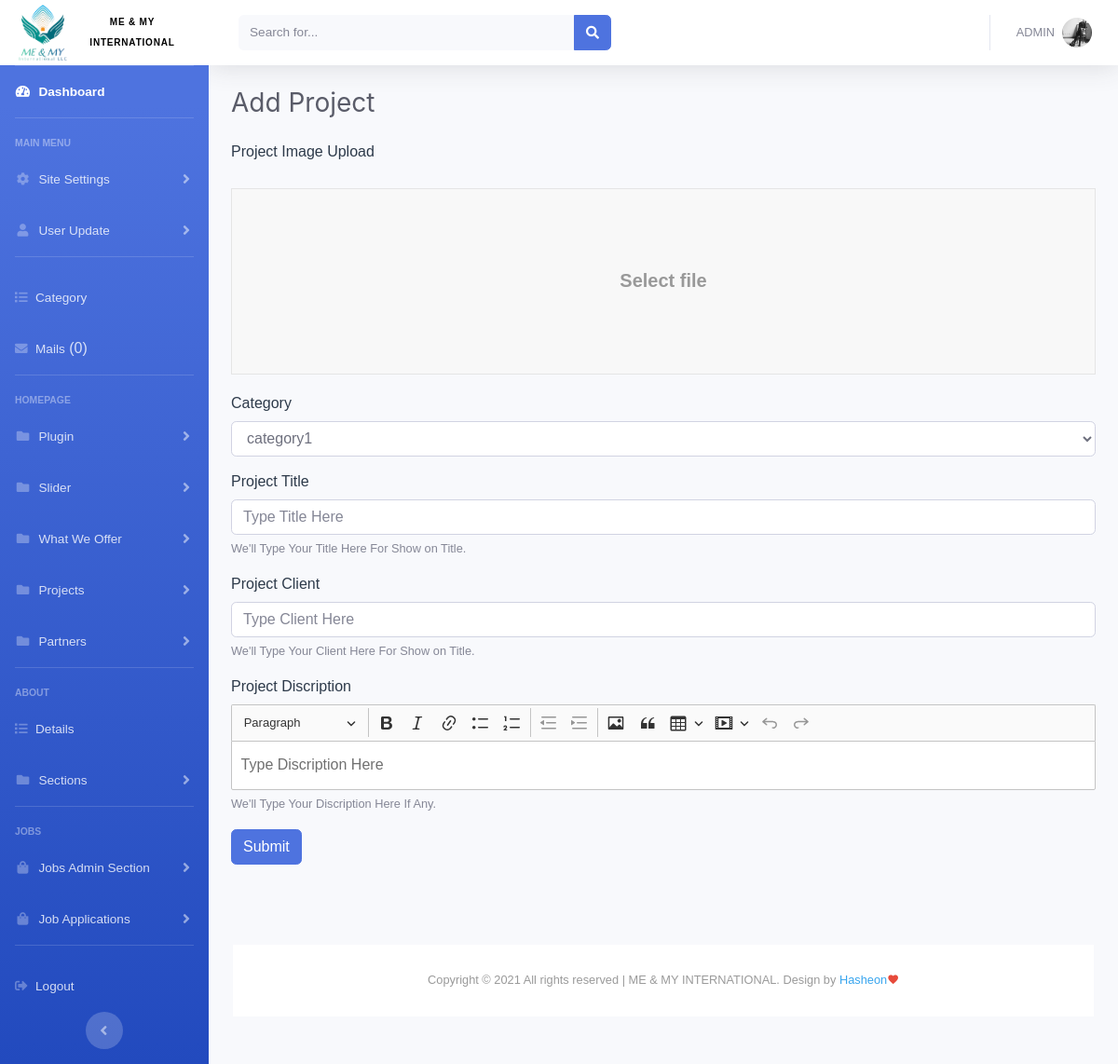
The page /127/addProject.php (signed in) on the database its author committed.
### tables this page shows
CREATE TABLE `site_setting` (
  `site_setting_name` varchar(255) NOT NULL,
  `site_setting_title` varchar(255) NOT NULL,
  `site_setting_slogan` varchar(255) NOT NULL,
  `site_setting_adress` varchar(255) NOT NULL,
  `site_setting_phone` varchar(255) NOT NULL,
  `site_setting_email` varchar(255) NOT NULL,
  `site_setting_description` text NOT NULL,
  `site_setting_business_hour` text NOT NULL,
  `site_setting_logo` varchar(255) NOT NULL,
  `site_setting_icon` varchar(255) NOT NULL,
  `site_setting_last_update_date` varchar(255) NOT NULL,
  `site_setting_last_update_time` varchar(255) NOT NULL
);

### 127/addProject.php (the view, shortened to what this page needs)
<?php include("header.inc.php"); ?>
                <div class="container-fluid">
                    <h1 class="h3 mb-4 text-gray-800">Add Project</h1>
                    <form accept-charset="utf-8" method="post" enctype="multipart/form-data" action="listProject.php">
                        <div class="form-group">
                            <label>Project Image Upload</label>
                            <div class="uk-margin" uk-margin>
                                <div uk-form-custom="target: true">
                                    <input class="uk-input uk-form-width-large" type="text" placeholder="Select file" disabled>
                                </div>
                            </div>
                        </div>
                        <div class="form-group">
                            <label for="exampleFormControlSelect1">Category</label>
                            <select class="form-control" name="project_category" id="exampleFormControlSelect1">
                            <?php
    $site_setting_query = $db->query("SELECT * FROM category") or die('could not search!');
        while ($row = mysqli_fetch_array($site_setting_query)) {
            $category_id = $row['category_id'];
            $category_title = $row['category_title'];
?>
                                <option value="<?php echo $category_id; ?>"><?php echo $category_title; ?></option>
<?php } ?>
                            </select>
                        </div>
                        <div class="form-group">
                            <label>Project Title</label>
                            <input type="text" class="form-control" name="project_title" aria-describedby="projectTitleHelp" placeholder="Type Title Here">
                            <small id="projectTitleHelp" class="form-text text-muted">We'll Type Your Title Here For Show on Title.</small>
                        </div>
                        <div class="form-group">
                            <label>Project Client</label>
                            <input type="text" class="form-control" name="project_client" aria-describedby="projectClientHelp" placeholder="Type Client Here">
                            <small id="projectClientHelp" class="form-text text-muted">We'll Type Your Client Here For Show on Title.</small>
                        </div>
                        <div class="form-group">
                            <label>Project Discription</label>
                            <small id="projectDiscriptionHelp" class="form-text text-muted">We'll Type Your Discription Here If Any.</small>
                        </div>
                        <button type="submit" class="btn btn-primary" name="project">Submit</button>
                    </form>
                </div>
            </div>
<?php include("footer.inc.php"); ?>

### 127/header.inc.php (shortened to what this page needs)
<?php include ("../core.php");
?>
<!DOCTYPE html>
<html lang="en">
<head>
    <link href="vendor/fontawesome-free/css/all.min.css" rel="stylesheet" type="text/css">
    <link href="../css/materialdesignicons.min.css" rel="stylesheet" type="text/css" />
    <link href="../css/uikit.min.css" rel="stylesheet" type="text/css">
    <link href="css/sb-admin-2.min.css" rel="stylesheet">
    <link href="css/sample.css" rel="stylesheet">
</head>
<body id="page-top">
    <div id="wrapper">
        <ul class="navbar-nav bg-gradient-primary sidebar sidebar-dark accordion" id="accordionSidebar">
        <?php
    $site_setting_query = $db->query("SELECT * FROM site_setting") or die('could not search!');
        while ($row = mysqli_fetch_array($site_setting_query)) {
            $site_setting_name = $row['site_setting_name'];
            $site_setting_icon = $row['site_setting_icon'];
?>
            <a style="
    background: #fff;
    color: #000;
" class="sidebar-brand d-flex align-items-center justify-content-center" href="../index.php"><img class="dashLogoMob" src="../images/<?php echo $site_setting_icon; ?>" alt="<?php echo $site_setting_name; ?>" width="60px">
                <div class="sidebar-brand-text mx-0"style="
    font-size: 10px;
"><?php echo $site_setting_name?></div>
            </a>
<?php } ?>
            <hr class="sidebar-divider my-0">
            <li class="nav-item active">
                <a class="nav-link" href="index.php">
                    <i class="fas fa-fw fa-tachometer-alt"></i>
                    <span>Dashboard</span></a>
            </li>
            <hr class="sidebar-divider">
            <div class="sidebar-heading">
                Main Menu
            </div>
            <li class="nav-item">
                <a class="nav-link collapsed" href="#" data-toggle="collapse" data-target="#siteSettings"
                    aria-expanded="true" aria-controls="collapseTwo">
                    <i class="fas fa-fw fa-cog"></i>
                    <span>Site Settings</span>
                </a>
            </li>
            <li class="nav-item">
                <a class="nav-link collapsed" href="#" data-toggle="collapse" data-target="#userInfoUpdate"
                    aria-expanded="true" aria-controls="userInfoUpdate">
                    <i class="fas fa-fw fa-user"></i>
                    <span>User Update</span>
                </a>
            </li>
    <hr class="sidebar-divider d-none d-md-block">
            <li class="nav-item">
                <a class="nav-link" href="listCategory.php">
                    <i class="fas fa-list"></i>
                    <span>Category</span>
                </a>
            </li>
<?php
	$mailQuery = $db->query("SELECT * FROM contact ORDER BY contact_id DESC");
	$mailCount = mysqli_num_rows($mailQuery);
?>
            <li class="nav-item">
                <a class="nav-link" href="listContact.php">
                    <i class="fas fa-envelope"></i>
                    <span>Mails</span> (<?php echo $mailCount; ?>)
                </a>
            </li>
            <hr class="sidebar-divider">
            <div class="sidebar-heading">
                Homepage
            </div>
            <li class="nav-item">
                <a class="nav-link collapsed" href="#" data-toggle="collapse" data-target="#Plugin"
                    aria-expanded="true" aria-controls="Plugin">
                    <i class="fas fa-fw fa-folder"></i>
                    <span>Plugin</span>
                </a>
            </li>
            <li class="nav-item">
                <a class="nav-link collapsed" href="#" data-toggle="collapse" data-target="#Slider"
                    aria-expanded="true" aria-controls="Slider">
                    <i class="fas fa-fw fa-folder"></i>
                    <span>Slider</span>
                </a>
            </li>
            <li class="nav-item">
                <a class="nav-link collapsed" href="#" data-toggle="collapse" data-target="#whatWeOffer"
                    aria-expanded="true" aria-controls="whatWeOffer">
                    <i class="fas fa-fw fa-folder"></i>
                    <span>What We Offer</span>
                </a>
            </li>
            <li class="nav-item">
                <a class="nav-link collapsed" href="#" data-toggle="collapse" data-target="#Projects"
                    aria-expanded="true" aria-controls="Projects">
                    <i class="fas fa-fw fa-folder"></i>
                    <span>Projects</span>
                </a>
            </li>
            <li class="nav-item">
                <a class="nav-link collapsed" href="#" data-toggle="collapse" data-target="#Partners"
                    aria-expanded="true" aria-controls="Partners">
                    <i class="fas fa-fw fa-folder"></i>
                    <span>Partners</span>
                </a>
            </li>
            <hr class="sidebar-divider d-none d-md-block">
            <div class="sidebar-heading">
                About
            </div>
            <li class="nav-item">
                <a class="nav-link" href="aboutDetails.php">
                    <i class="fas fa-list"></i>
                    <span>Details</span>
                </a>
            </li>
            <li class="nav-item">
                <a class="nav-link collapsed" href="#" data-toggle="collapse" data-target="#About"
                    aria-expanded="true" aria-controls="About">
                    <i class="fas fa-fw fa-folder"></i>
                    <span>Sections</span>
                </a>
            </li>
        <hr class="sidebar-divider d-none d-md-block">
        <div class="sidebar-heading">
            Jobs
        </div>
        <li class="nav-item">
            <a class="nav-link collapsed" href="#" data-toggle="collapse" data-target="#Jobs"
                aria-expanded="true" aria-controls="Jobs">
                <i class="fas fa-fw fa-shopping-bag"></i>
                <span>Jobs Admin Section</span>
            </a>
        </li>
        <li class="nav-item">
            <a class="nav-link collapsed" href="#" data-toggle="collapse" data-target="#Applications"
                aria-expanded="true" aria-controls="Applications">
                <i class="fas fa-fw fa-shopping-bag"></i>
                <span>Job Applications</span>
            </a>
        </li>
            <hr class="sidebar-divider d-none d-md-block">
            <li class="nav-item">
                <a class="nav-link" href="#" data-toggle="modal" data-target="#logoutModal">
                    <i class="fas fa-sign-out-alt"></i>
                    <span>Logout</span></a>
            </li>
            <div class="text-center d-none d-md-inline">
                <button class="rounded-circle border-0" id="sidebarToggle"></button>
            </div>
        </ul>
        <div id="content-wrapper" class="d-flex flex-column">
            <div id="content">
                <nav class="navbar navbar-expand navbar-light bg-white topbar mb-4 static-top shadow">
                    <form
                        class="d-none d-sm-inline-block form-inline mr-auto ml-md-3 my-2 my-md-0 mw-100 navbar-search">
                        <div class="input-group">
                            <input type="text" class="form-control bg-light border-0 small" placeholder="Search for..."
                                aria-label="Search" aria-describedby="basic-addon2">
                            <div class="input-group-append">
                                <button class="btn btn-primary" type="button">
                                    <i class="fas fa-search fa-sm"></i>
                                </button>
                            </div>
                        </div>
                    </form>
                    <ul class="navbar-nav ml-auto">
                        <li class="nav-item dropdown no-arrow">
                            <a class="nav-link dropdown-toggle" href="#" id="userDropdown" role="button"
                                data-toggle="dropdown" aria-haspopup="true" aria-expanded="false">
                                <span class="mr-2 d-none d-lg-inline text-gray-600 small text-uppercase"><?php echo $_SESSION['user']['picci_full_name']; ?></span>
                                <img class="img-profile rounded-circle"
                                    src="../images/users/<?php echo $_SESSION['user']['picci_profile_pic']; ?>">
                            </a>
                        </li>
                    </ul>
                </nav>

### 127/footer.inc.php (shortened to what this page needs)
            <footer class="sticky-footer bg-white">
                <div class="container my-auto">
                    <div class="copyright text-center my-auto">
        <?php
    $site_setting_query = $db->query("SELECT * FROM site_setting") or die('could not search!');
        while ($row = mysqli_fetch_array($site_setting_query)) {
            $site_setting_name = $row['site_setting_name'];
?>
                        <span>Copyright &copy; <?php echo date('Y');?> All rights reserved | <span class="text-uppercase"><?php echo $site_setting_name?></span>. Design  by <a href="https://hasheon.com">Hasheon</a><i class="mdi mdi-heart text-danger"></i></span>
<?php } ?>
                    </div>
                </div>
            </footer>
        </div>
    </div>
</body>
</html>

### 127/css/sample.css (style rules this page uses)
:root { --ck-sample-base-spacing: 2em; --ck-sample-color-white: #fff; --ck-sample-color-green: #279863; }
body, html { padding: 0; margin: 0; font-family: sans-serif, Arial, Verdana, "Trebuchet MS", "Apple Color Emoji", "Segoe UI Emoji", "Segoe UI Symbol"; font-size: 16px; line-height: 22px; }
body { height: 100%; color: #2D3A4A; background-image: url(../img/bg.png); background-repeat: no-repeat; background-position: 50% 100%; background-size: 100% auto; }
body * { box-sizing: border-box; }
a { color: #38A5EE; }
footer { margin: calc(2*var(--ck-sample-base-spacing)) var(--ck-sample-base-spacing); font-size: .8em; text-align: center; color: rgba(0,0,0,.4); }

### 127/header.inc.php (style rules this page uses)
.uk-form-width-large { width: 1200px !important; }
.uk-input, .uk-select:not([multiple]):not([size]) { height: 200px !important; vertical-align: middle !important; display: inline-block !important; }
.uk-input, .uk-select::placeholder { text-align: center !important; font-size: 20px !important; color: #222; font-weight: bold; }

### rows shown on the page
site_setting: site_setting_icon (picture), site_setting_name "ME & MY INTERNATIONAL"

### other values the page prints
$mailCount "0"
$_SESSION['user']['picci_full_name'] "ADMIN"
form field project_category "category1"
